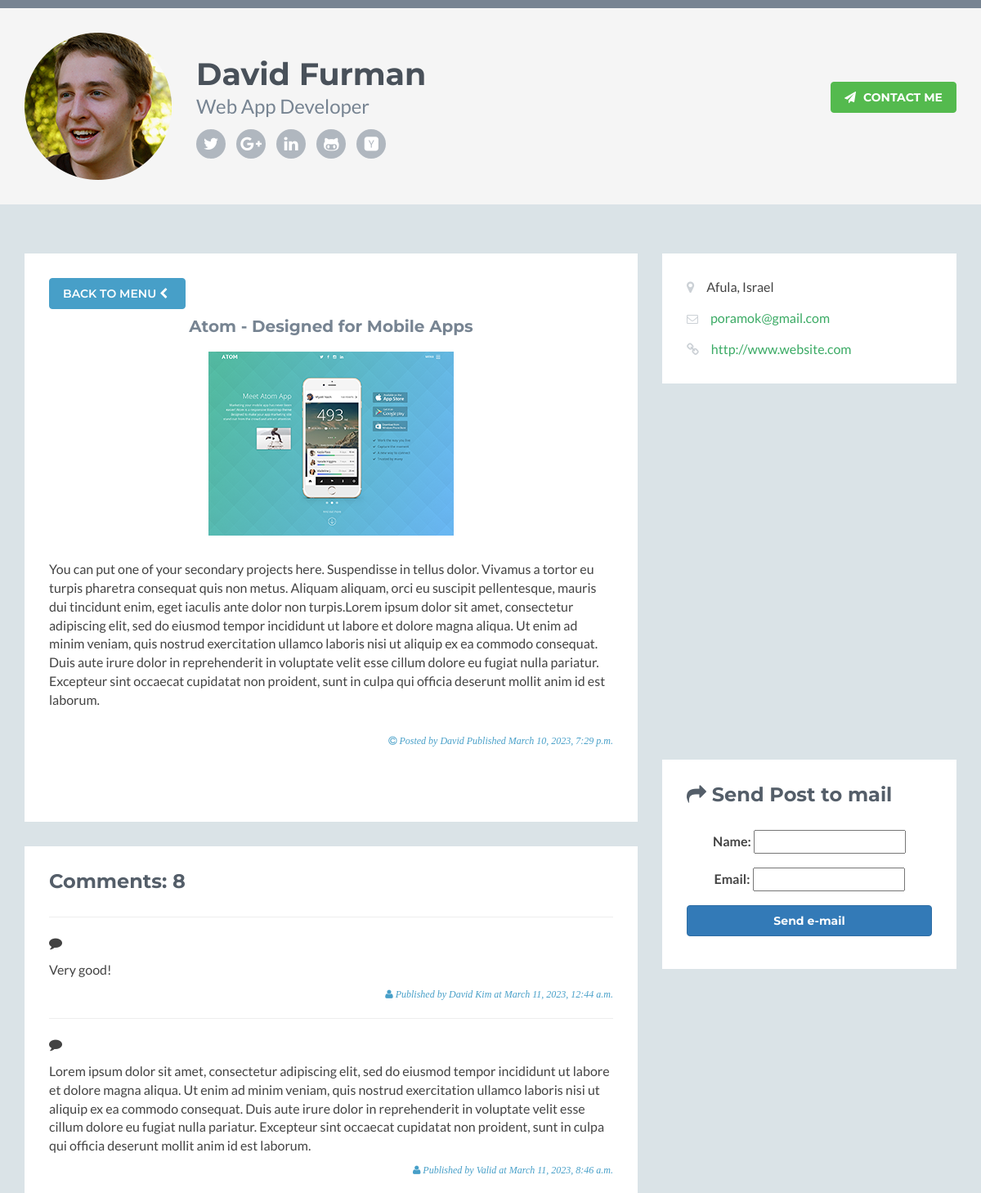
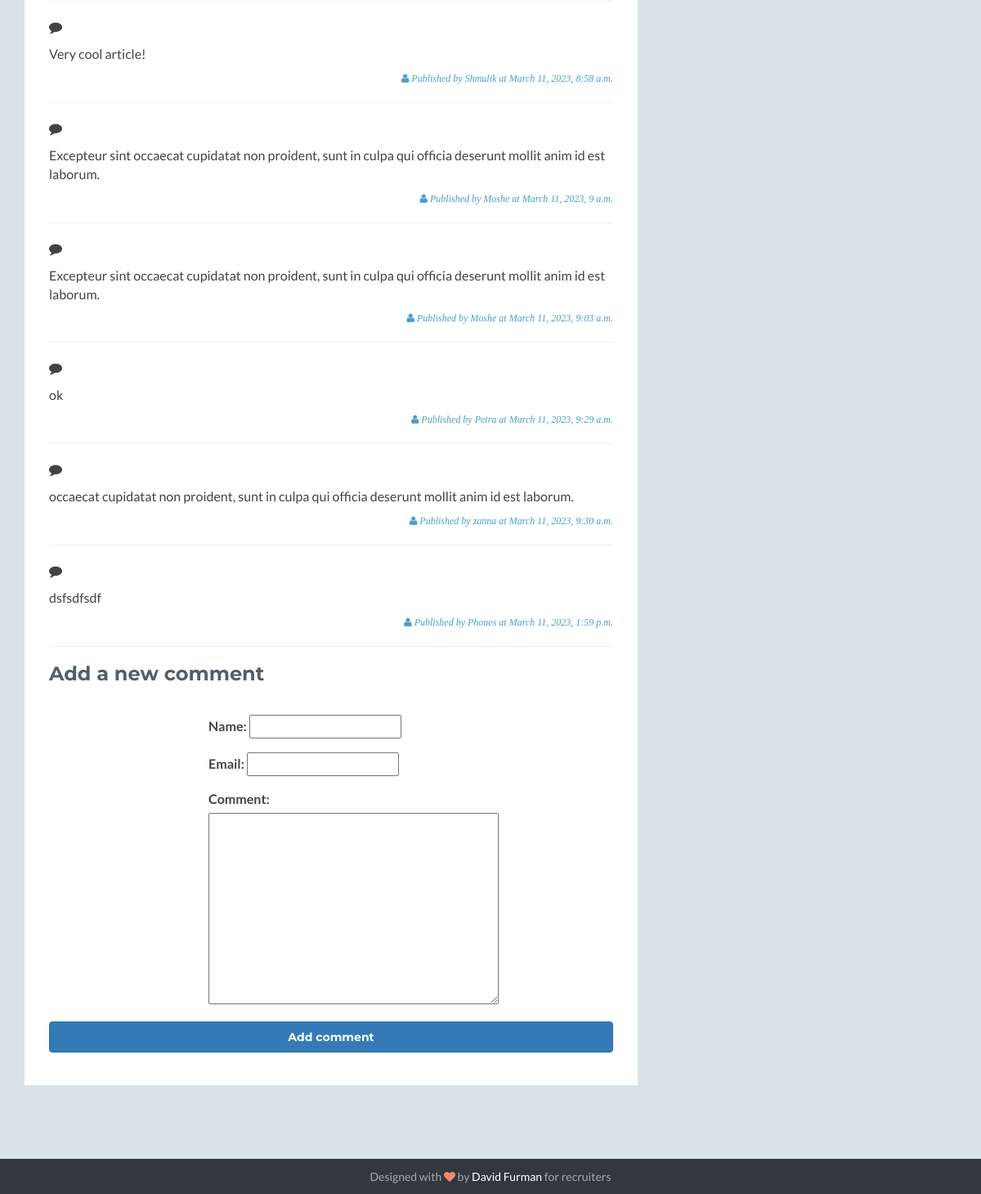
Page /2023/3/10/atom-designed-for-mobile-apps/ on the committed database (2 pictures, top to bottom).
### blog/models.py (models this page shows, shortened)
class Post(models.Model):
    class Status(models.TextChoices):
        DRAFT = 'DF', 'Draft'
        PUBLISHED = 'PB', 'Published'
    title = models.CharField(max_length=250)
    slug = models.SlugField(max_length=250, unique_for_date='publish')
    author = models.ForeignKey(User, on_delete=models.CASCADE, related_name='blog_posts')
    image = models.ImageField(upload_to='images/%Y/%m/%d/')
    url = models.URLField(max_length=2000)
    description = models.TextField(blank=True)
    body = models.TextField()
    publish = models.DateTimeField(default=timezone.now)
    created = models.DateTimeField(auto_now_add=True)
    updated = models.DateTimeField(auto_now=True)
    status = models.CharField(max_length=2, choices=Status.choices, default=Status.DRAFT)
    class Meta:
        ordering = ['-publish']
        indexes = [
            models.Index(fields=['-publish']),
        ]

class Comment(models.Model):
    post = models.ForeignKey(Post, on_delete=models.CASCADE, related_name='comments')
    name = models.CharField(max_length=80)
    email = models.EmailField()
    body = models.TextField()
    created = models.DateTimeField(auto_now_add=True)
    updated = models.DateTimeField(auto_now=True)
    active = models.BooleanField(default=True)
    class Meta:
        ordering = ['created']
        indexes = [models.Index(fields=['created']), ]

### blog/views.py (the view)
# urls.py: path('<int:year>/<int:month>/<int:day>/<slug:post>/',views.post_detail,name='post_detail'),
def post_detail(request, year, month, day, post):
    post = get_object_or_404(Post, status=Post.Status.PUBLISHED,
                             slug=post,
                             publish__year=year,
                             publish__month=month,
                             publish__day=day)
    comments = post.comments.filter(active=True)
    form = CommentForm()
    emailPost = EmailPostForm()
    sent = False;
    return render(request,
                  'blog/detail.html',
                  {'post': post,
                   'comments': comments,
                   'form': form, 'sent': sent, 'emailPost': emailPost})

### blog/forms.py
class CommentForm(forms.ModelForm):
    class Meta:
        model = Comment
        fields = ['name', 'email', 'body']

class EmailPostForm(forms.Form):
    name = forms.CharField(max_length=25)
    email = forms.EmailField()

### blog/templates/blog/detail.html (shortened to what this page needs)
{% load static %}
{% load embed_video_tags %}
<!DOCTYPE html>
 <html lang="en">
<head>
    <link rel="stylesheet" href="{% static 'blog/assets/plugins/bootstrap/css/bootstrap.min.css'%}">
    <link rel="stylesheet" href="{% static 'blog/assets/plugins/font-awesome/css/font-awesome.css'%}">
    <link rel="stylesheet" href="//cdnjs.cloudflare.com/ajax/libs/octicons/2.0.2/octicons.min.css">
    <link id="theme-style" rel="stylesheet" href="{%static 'blog/assets/css/styles.css'%}">
</head>
<body>
    <header class="header">
        <div class="container">
            <img class="profile-image img-responsive pull-left" src="{% static 'blog/assets/images/profile.png'%}" alt="James Lee" />
            <div class="profile-content pull-left">
                <h1 class="name">David Furman</h1>
                <h2 class="desc">Web App Developer</h2>
                <ul class="social list-inline">
                    <li><a href="#"><i class="fa fa-twitter"></i></a></li>
                    <li><a href="#"><i class="fa fa-google-plus"></i></a></li>
                    <li><a href="#"><i class="fa fa-linkedin"></i></a></li>
                    <li><a href="#"><i class="fa fa-github-alt"></i></a></li>
                    <li class="last-item"><a href="#"><i class="fa fa-hacker-news"></i></a></li>
                </ul>
            </div>
            <a class="btn btn-cta-primary pull-right" href="http://themes.3rdwavemedia.com/" target="_blank"><i class="fa fa-paper-plane"></i> Contact Me</a>
        </div>
    </header>
    <div class="container sections-wrapper">
        <div class="row">
            <div class="primary col-md-8 col-sm-12 col-xs-12">
               <section class="latest section">
                    <div class="section-inner">
                         <a class="btn btn-cta-secondary" style="margin-bottom: 10px" href="{% url "blog:post_list" %}">Back to Menu <i class="fa fa-chevron-left"></i></a>
                        <div class="content">
                            <div class="item featured text-center">
                                <h3 class="title" style="padding-bottom: 15px">{{post.title}}</h3>
                                <div class="featured-image">
                                    <img class="img-responsive project-image center-block" src="{{ post.image.url }}" alt="url">
                                </div>
                                <div class="desc text-left">
                                    <p>{{post.body}}</p>
                                </div>
                                <p style="font-family: georgia, serif; font-size: 12px;font-style: italic;text-align: right;color: #479FC8"><i class="fa fa-copyright"></i> Posted by {{ post.author.username.capitalize}} Published {{post.publish}}</p>
                            </div>
                        </div>
                    </div>
                </section>
                <section class="projects section">
                    <div class="section-inner">
                        {% with comments.count as total_comments %}
                        <h2 class="heading">Comments:
                            {{ total_comments }}
                        </h2>
                        {% endwith %}
                    <hr class="divider" />
                        {% for comment in comments %}
                        <div>
                            <p><i class="fa fa-comment"> </i>{{ comment.body|linebreaks }}</p>
                            <p style="font-family: georgia, serif; font-size: 12px;font-style: italic;text-align: right;color: #479FC8"><i class="fa fa-user"></i> Published by {{ comment.name }} at {{ comment.created}}</p>
                        <hr class="divider" />
                        </div>
                        {% empty %}
                        <p>There are no comments.</p>
                        {% endfor %}
                        <div class="content">
                              <h2 class="heading">Add a new comment</h2>
                                <form action="{% url "blog:post_comment" post.id %}" method="post">
                                    <div style="margin: auto;max-width: 300px;padding-top: 1%;">
                                    <div class="form-group">
                                        <label>Name: </label>
                                        {{ form.name }}
                                    </div>
                                    <div class="form-group">
                                        <label>Email: </label>
                                        {{ form.email }}
                                    </div>
                                    <div class="form-group">
                                        <label>Comment: </label>
                                        {{ form.body }}
                                    </div>
                                        </div>
                                    <p><input type="submit" class="btn btn-primary btn-block" value="Add comment"></p>
                                </form>
                        </div>
                    </div>
                </section>
            </div>
            <div class="secondary col-md-4 col-sm-12 col-xs-12">
                 <aside class="info aside section">
                    <div class="section-inner">
                        <div class="content">
                            <ul class="list-unstyled">
                                <li><i class="fa fa-map-marker"></i><span class="sr-only">Location:</span>Afula, Israel</li>
                                <li><i class="fa fa-envelope-o"></i><span class="sr-only">Email:</span><a href="#">poramok@gmail.com</a></li>
                                <li><i class="fa fa-link"></i><span class="sr-only">Website:</span><a href="#">http://www.website.com</a></li>
                            </ul>
                        </div>
                    </div>
                </aside>
                    <aside class="testimonials aside section" style="height: 400px;" >
                </aside>
                <aside class="testimonials aside section">
                    <div class="section-inner">
                        <h2 class="heading"><i class="fa fa-mail-forward"></i> Send Post to mail</h2>
                        <div class="content">
                            <div class="item">
                              {% if sent %}
                                <p style="font-family: georgia, serif; font-size: 12px;font-style: italic;text-align: center;color: #479FC8"><i class="fa fa-send"></i> "Successfully sent to {{ emailPost.cleaned_data.email}}"</p>
                                {% else %}
                                  <form action="{% url "blog:post_share" post.id %}" method="post">
                                  <div style="align-items: center">
                                    <div class="form-group" style="text-align: center">
                                        <label>Name:</label>
                                        {{ emailPost.name }}
                                    </div>
                                    <div class="form-group" style="text-align: center">
                                        <label>Email:</label>
                                        {{ emailPost.email }}
                                    </div>
                                  <p><input type="submit" class="btn btn-primary btn-block" value="Send e-mail"></p>
                                  </div>
                                </form>
                                {% endif %}
                            </div>
                        </div>
                    </div>
                </aside>
            </div>
        </div>
    </div>
    <footer class="footer">
        <div class="container text-center">
                <small class="copyright">Designed with <i class="fa fa-heart"></i> by <a href="http://themes.3rdwavemedia.com" target="_blank">David Furman</a> for recruiters</small>
        </div>
    </footer>
</body>
</html>

### blog/static/blog/assets/css/styles.css (style rules this page uses)
body { font-family: 'Lato', arial, sans-serif; color: #434343; background: #DAE3E7; font-size: 16px; -webkit-font-smoothing: antialiased; -moz-osx-font-smoothing: grayscale; }
h1, h2, h3, h4, h5, h6 { font-family: 'Montserrat', sans-serif; font-weight: 700; color: #778492; }
a { color: #3AAA64; -webkit-transition: all 0.4s ease-in-out; -moz-transition: all 0.4s ease-in-out; -ms-transition: all 0.4s ease-in-out; -o-transition: all 0.4s ease-in-out; }
.btn, a.btn { -webkit-transition: all 0.4s ease-in-out; -moz-transition: all 0.4s ease-in-out; -ms-transition: all 0.4s ease-in-out; -o-transition: all 0.4s ease-in-out; font-family: 'Montserrat', arial, sans-serif; padding: 8px 16px; font-weight: bold; }
.btn .fa, a.btn .fa { margin-right: 5px; }
a.btn-cta-primary, .btn-cta-primary { background: #54ba4e; border: 1px solid #54ba4e; color: #fff; font-weight: 600; text-transform: uppercase; }
a.btn-cta-secondary, .btn-cta-secondary { background: #479FC8; border: 1px solid #479FC8; color: #fff; font-weight: 600; text-transform: uppercase; }
.header { padding: 30px 0; background: #f5f5f5; border-top: 10px solid #778492; }
.header .btn { margin-top: 60px; font-weight: bold; }
.header .profile-image { margin-right: 30px; }
.header .profile-content .name { color: #49515a; font-size: 38px; margin-bottom: 5px; margin-top: 30px; }
.header .profile-content .desc { color: #778492; font-family: "Lato", arial, sans-serif; font-weight: 400; font-size: 24px; margin-top: 0; margin-bottom: 15px; }
.header .profile-content .social a { background: #b0b7bf; width: 36px; height: 36px; display: inline-block; -webkit-border-radius: 50%; -moz-border-radius: 50%; -ms-border-radius: 50%; -o-border-radius: 50%; border-radius: 50%; -moz-background-clip: padding; -webkit-background-clip: padding-box; background-clip: padding-box; color: #fff; text-align: center; }
.header .profile-content .social a .fa { font-size: 20px; padding-top: 8px; }
.sections-wrapper { padding-top: 60px; padding-bottom: 60px; }
.section { margin-bottom: 30px; }
.section .section-inner { background: #fff; padding: 30px; }
.section .heading { margin-top: 0; margin-bottom: 30px; color: #545e69; font-size: 24px; }
.latest .item { margin-bottom: 30px; }
.latest .item .title { font-size: 18px; margin-top: 0; }
.latest .featured { margin-bottom: 60px; }
.latest .featured .title { margin-bottom: 5px; font-size: 20px; }
.latest .featured img { margin-bottom: 30px; }
.latest .featured .desc { margin-bottom: 30px; }
.latest .featured-image { position: relative; }
.info .fa { margin-right: 15px; color: #ccd1d6; }
.info .fa.fa-envelope-o { font-size: 14px; }
.info ul { margin-bottom: 0; }
.info li { margin-bottom: 15px; }
.info li:last-child { margin-bottom: 0; }
.testimonials .item { margin-bottom: 30px; }
.testimonials .item:last-child { margin-bottom: 0; }
.footer { background: #32383e; color: #fff; padding: 10px 0; }
.footer .copyright { line-height: 1.6; color: #a1aab4; font-size: 14px; }
.footer a { color: #fff; }
.footer .fa-heart { color: #fb866a; }

### rows in the picture
Post: title "Atom - Designed for Mobile Apps", image (picture), body "You can put one of your secondary projects here. Suspendisse in tellus dolor. Vivamus a tortor eu turpis pharetra consequat quis non metus. Aliquam aliquam, orci eu suscipit pellentesque, mauris dui tincidunt enim, eget iaculis ante dolor non turpis.Lorem ipsum dolor sit amet, consectetur adipiscing elit, sed do eiusmod tempor incididunt ut labore et dolore magna aliqua. Ut enim ad minim veniam, quis nostrud exercitation ullamco laboris nisi ut aliquip ex ea commodo consequat. Duis aute irure dolor in reprehenderit in voluptate velit esse cillum dolore eu fugiat nulla pariatur. Excepteur sint occaecat cupidatat non proident, sunt in culpa qui officia deserunt mollit anim id est laborum.", author.username "David", publish "March 10, 2023, 7:29 p.m."
Comment: body "Very good!", name "David Kim", created "March 11, 2023, 12:44 a.m."
Comment: body "Lorem ipsum dolor sit amet, consectetur adipiscing elit, sed do eiusmod tempor incididunt ut labore et dolore magna aliqua. Ut enim ad minim veniam, quis nostrud exercitation ullamco laboris nisi ut aliquip ex ea commodo consequat. Duis aute irure dolor in reprehenderit in voluptate velit esse cillum dolore eu fugiat nulla pariatur. Excepteur sint occaecat cupidatat non proident, sunt in culpa qui officia deserunt mollit anim id est laborum.", name "Valid", created "March 11, 2023, 8:46 a.m."
Comment: body "Very cool article!", name "Shmulik", created "March 11, 2023, 8:58 a.m."
Comment: body "Excepteur sint occaecat cupidatat non proident, sunt in culpa qui officia deserunt mollit anim id est laborum.", name "Moshe", created "March 11, 2023, 9 a.m."
Comment: body "Excepteur sint occaecat cupidatat non proident, sunt in culpa qui officia deserunt mollit anim id est laborum.", name "Moshe", created "March 11, 2023, 9:03 a.m."
Comment: body "ok", name "Petra", created "March 11, 2023, 9:29 a.m."
Comment: body "occaecat cupidatat non proident, sunt in culpa qui officia deserunt mollit anim id est laborum.", name "zanna", created "March 11, 2023, 9:30 a.m."
Comment: body "dsfsdfsdf", name "Phones", created "March 11, 2023, 1:59 p.m."

### other values in the picture
{{ total_comments }} "8"
